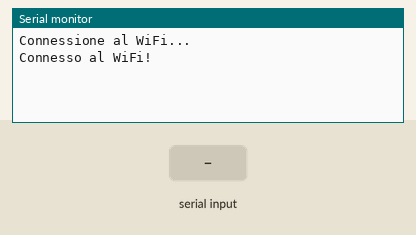
This sketch was run on a simulated Raspberry Pi Pico W. Parts: the last lines printed to the serial monitor. The inputs (shaded band) are chosen by the test bench. WiFi joins after 1.5 s; servers stay silent unless stated.

Above: at 4.7 s.
4.8 s: "1\n" received over Serial
At 5.4 s:
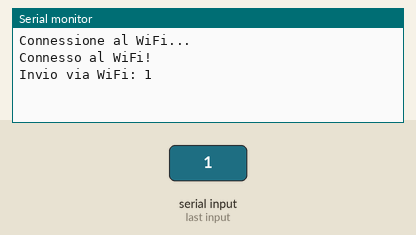
6.3 s: "0\n" received over Serial
At 7.5 s:
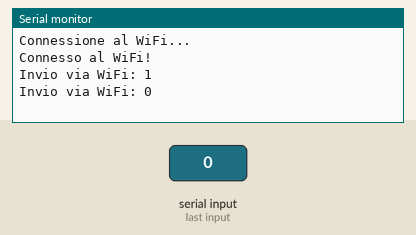
7.8 s: "2\n" received over Serial
At 8.8 s:
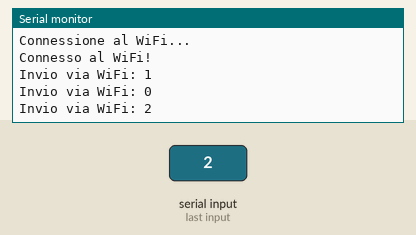

Measured:
- after the input at 4.8 s, the serial monitor: prints a new line at once (image 1)
- after the input at 6.3 s, the serial monitor: prints a new line at once (image 2)
- after the input at 7.8 s, the serial monitor: prints a new line at once (image 3)

The sketch:

PICO_PC.ino
```cpp
#include <WiFi.h>
#include <WiFiUdp.h>

const char* ssid = "TUO_SSID";        // nome WiFi
const char* password = "TUA_PASSWORD";

const char* serverIP = "192.168.1.50"; // IP di Pico2
const int serverPort = 4210;

WiFiUDP udp;

void setup() {
  Serial.begin(115200);
  delay(2000);

  Serial.println("Connessione al WiFi...");
  WiFi.begin(ssid, password);
  while (WiFi.status() != WL_CONNECTED) {
    delay(500);
    Serial.print(".");
  }
  Serial.println("\nConnesso al WiFi!");
}

void loop() {
  if (Serial.available()) {
    String msg = Serial.readStringUntil('\n');
    msg.trim();
    if (msg.length() > 0) {
      Serial.print("Invio via WiFi: ");
      Serial.println(msg);
      udp.beginPacket(serverIP, serverPort);
      udp.print(msg);
      udp.endPacket();
    }
  }
}
```
